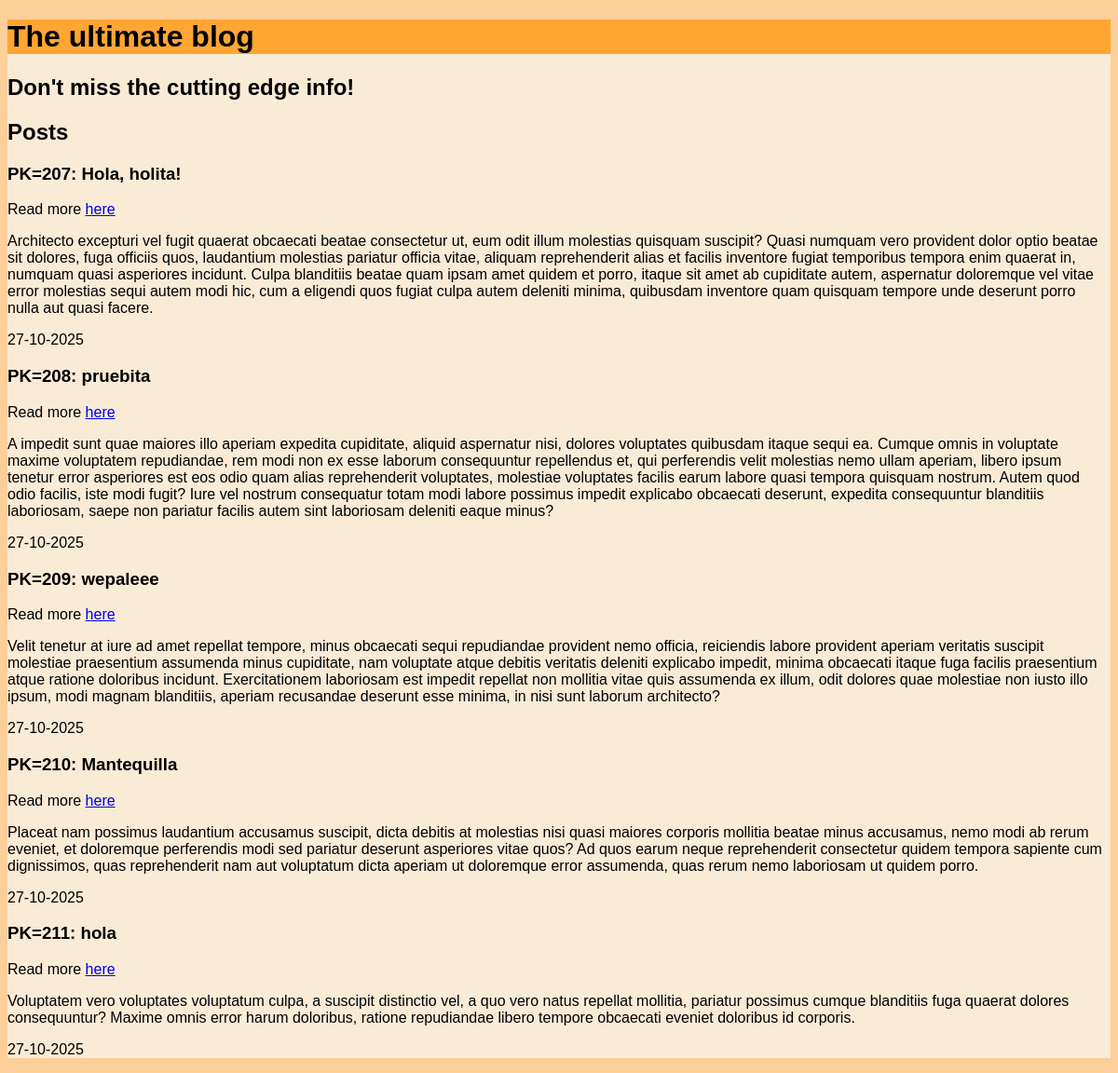
The app's page /posts/, older data.
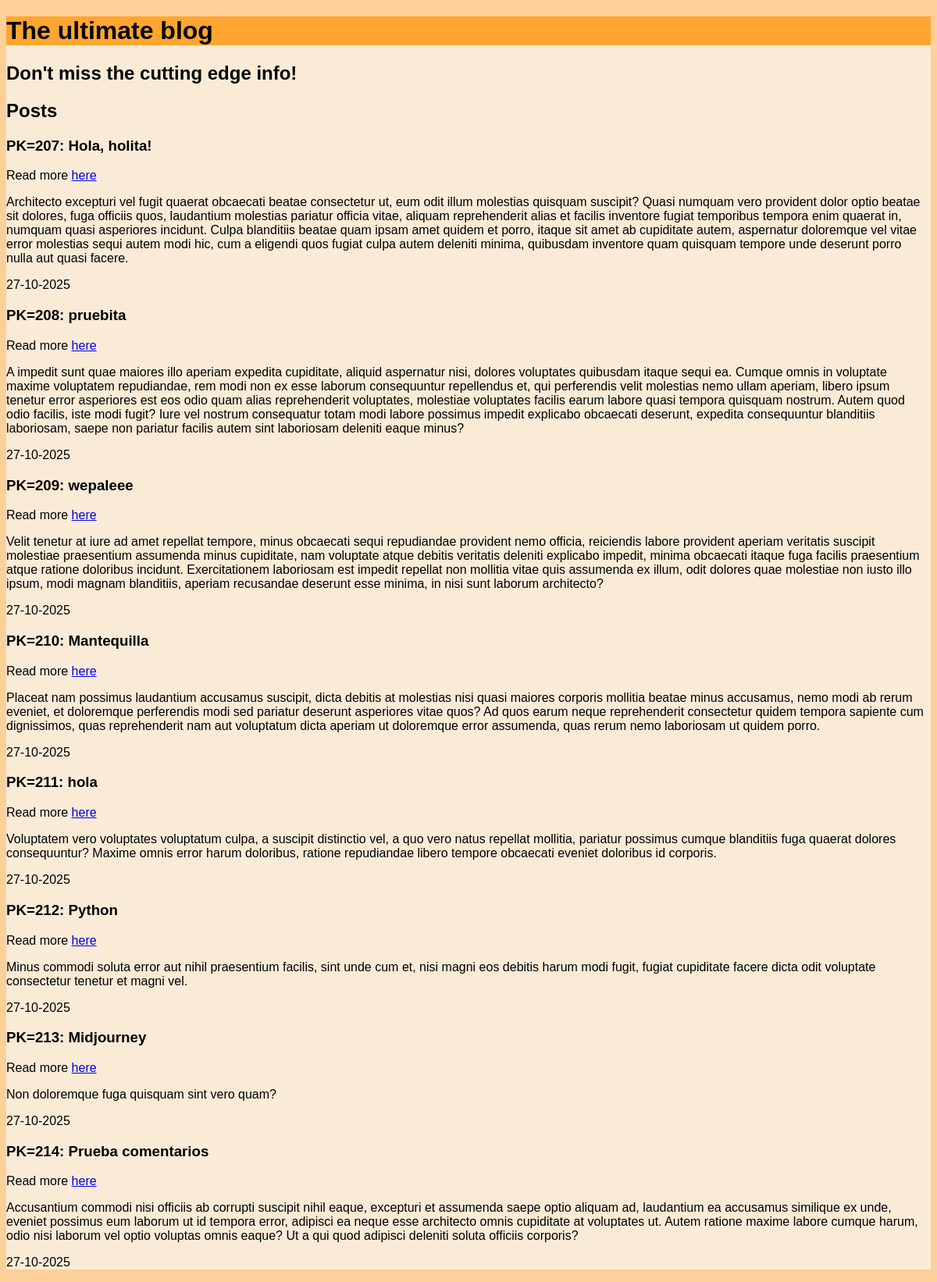
The same page, newer data.
### posts/models.py (models this page shows)
class Post(models.Model):
    title = models.CharField(max_length=256)
    slug = models.SlugField(max_length=256)
    content = models.TextField()
    labels = models.ManyToManyField(
        'labels.Label',
        related_name='posts',
        blank=True,
    )
    def __str__(self):
        return f'PK={self.pk}: {self.title}'

### posts/views.py (the view)
# urls.py: path('', views.post_list, name='post-list'),
def post_list(request):
    posts = Post.objects.all()
    print(f'{request.user=}')
    return render(request, 'posts/post/list.html', {'posts': posts})

### posts/templates/posts/post/list.html (shortened to what this page needs)
<!DOCTYPE html>
<html lang="en">
<head>
</head>
<body>
{% extends "base.html" %}
{% block content %}
    <div class='head'>{% include "header.html" with subtitle="Don't miss the cutting edge info!" %} </div>
    <h2>Posts</h2>
    <div class='post'>
        {% for post in posts %}
            <h3>{{ post }}</h3>
            <p>Read more <a href="{% url 'posts:post-detail' post.slug %}">here</a></p>
            <p>{% lorem 1 b random%}</p>
            <p>{% now 'd-m-Y' %}</p>
        {% empty %}
            <p>No posts so far!</p>
        {% endfor %}
    </div>
{% endblock %}

### shared/templates/base.html (shortened to what this page needs)
<!DOCTYPE html>
<html>
  <head>
  </head>
  <body>
    {% load static %}
    <link rel="stylesheet" href="{% static 'css/base.css' %}">
    <div class="container">
        {% block content %}
        {% endblock %}
    </div>
  </body>
</html>

### shared/templates/header.html (shortened to what this page needs)
<!DOCTYPE html>
<html lang="en">
<head>
</head>
<body>
  <div class="header">
    <h1>The ultimate blog</h1>
    <h2>{{ subtitle }}</h1>
</div>
</body>
</html>

### shared/static/css/base.css (style rules this page uses)
body { background-color: rgb(253, 207, 153); }
h1 { background-color: rgb(255, 166, 50); font-family: Arial, Helvetica, sans-serif; }
h2 { font-family: "Gill Sans", "Gill Sans MT", Calibri, "Trebuchet MS", sans-serif; }
h3 { font-family: Arial, Helvetica, sans-serif; background-color: antiquewhite; }
p { font-family: Arial, Helvetica, sans-serif; }
div { background-color: antiquewhite; }

Row changes from the older to the newer data that the page shows:
added Post: id+title "PK=212: Python", lorem "Minus commodi soluta error aut nihil praesentium facilis, sint unde cum et, nisi magni eos debitis harum modi fugit, fugiat cupiditate facere dicta odit voluptate consectetur tenetur et magni vel.", now "27-10-2025"
added Post: id+title "PK=213: Midjourney", lorem "Non doloremque fuga quisquam sint vero quam?", now "27-10-2025"
added Post: id+title "PK=214: Prueba comentarios", lorem "Accusantium commodi nisi officiis ab corrupti suscipit nihil eaque, excepturi et assumenda saepe optio aliquam ad, laudantium ea accusamus similique ex unde, eveniet possimus eum laborum ut id tempora error, adipisci ea neque esse architecto omnis cupiditate at voluptates ut. Autem ratione maxime labore cumque harum, odio nisi laborum vel optio voluptas omnis eaque? Ut a qui quod adipisci deleniti soluta officiis corporis?", now "27-10-2025"
